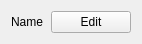
<?xml version="1.0" encoding="UTF-8"?>
<ui version="4.0">
 <class>ItemUsageWidget</class>
 <widget class="QWidget" name="ItemUsageWidget">
  <property name="geometry">
   <rect>
    <x>0</x>
    <y>0</y>
    <width>142</width>
    <height>41</height>
   </rect>
  </property>
  <property name="windowTitle">
   <string>Form</string>
  </property>
  <layout class="QHBoxLayout" name="horizontalLayout">
   <item>
    <widget class="QLabel" name="lblName">
     <property name="text">
      <string>Name</string>
     </property>
    </widget>
   </item>
   <item>
    <widget class="QPushButton" name="pbEdit">
     <property name="text">
      <string>Edit</string>
     </property>
    </widget>
   </item>
  </layout>
 </widget>
 <resources/>
 <connections/>
</ui>
